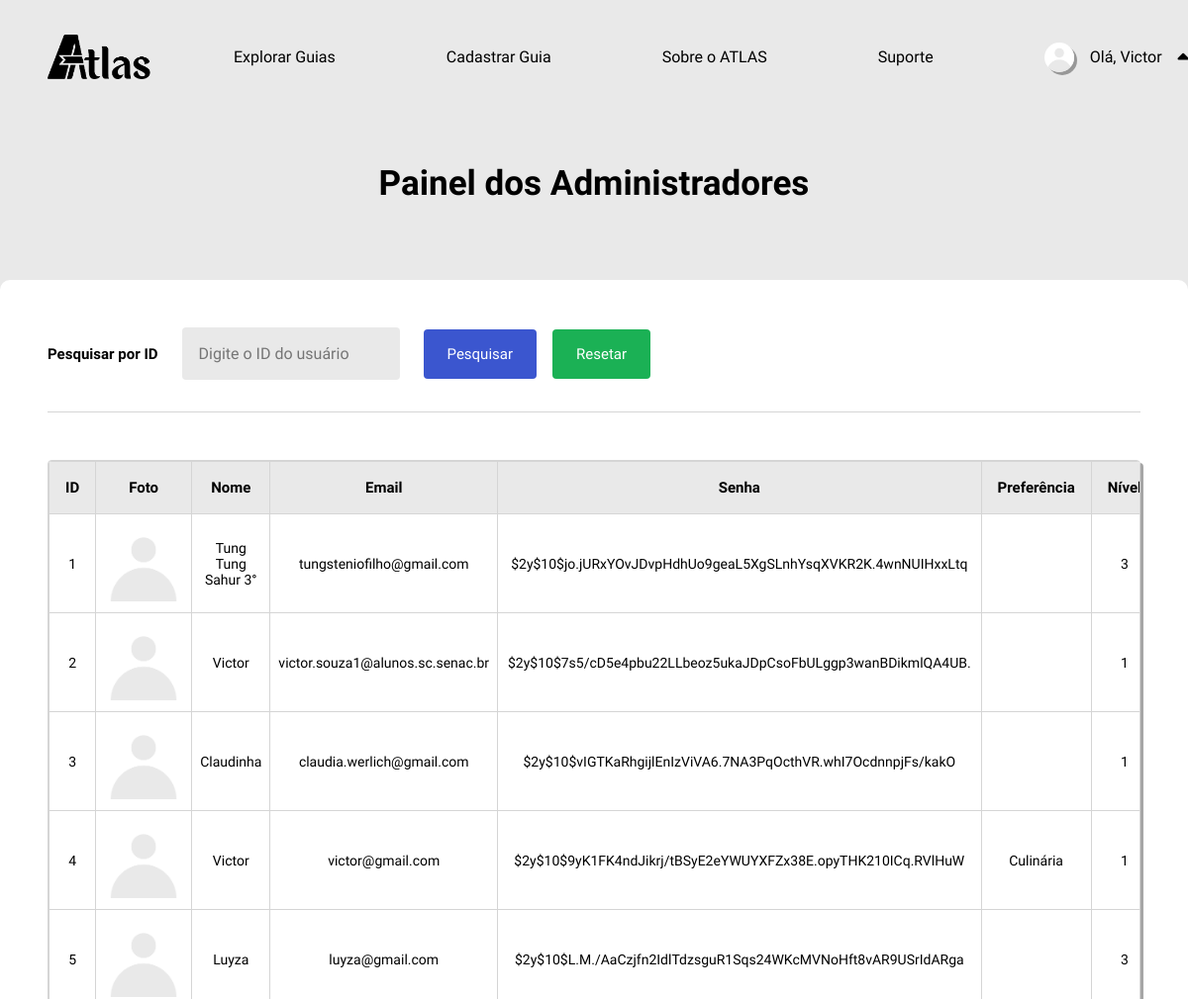
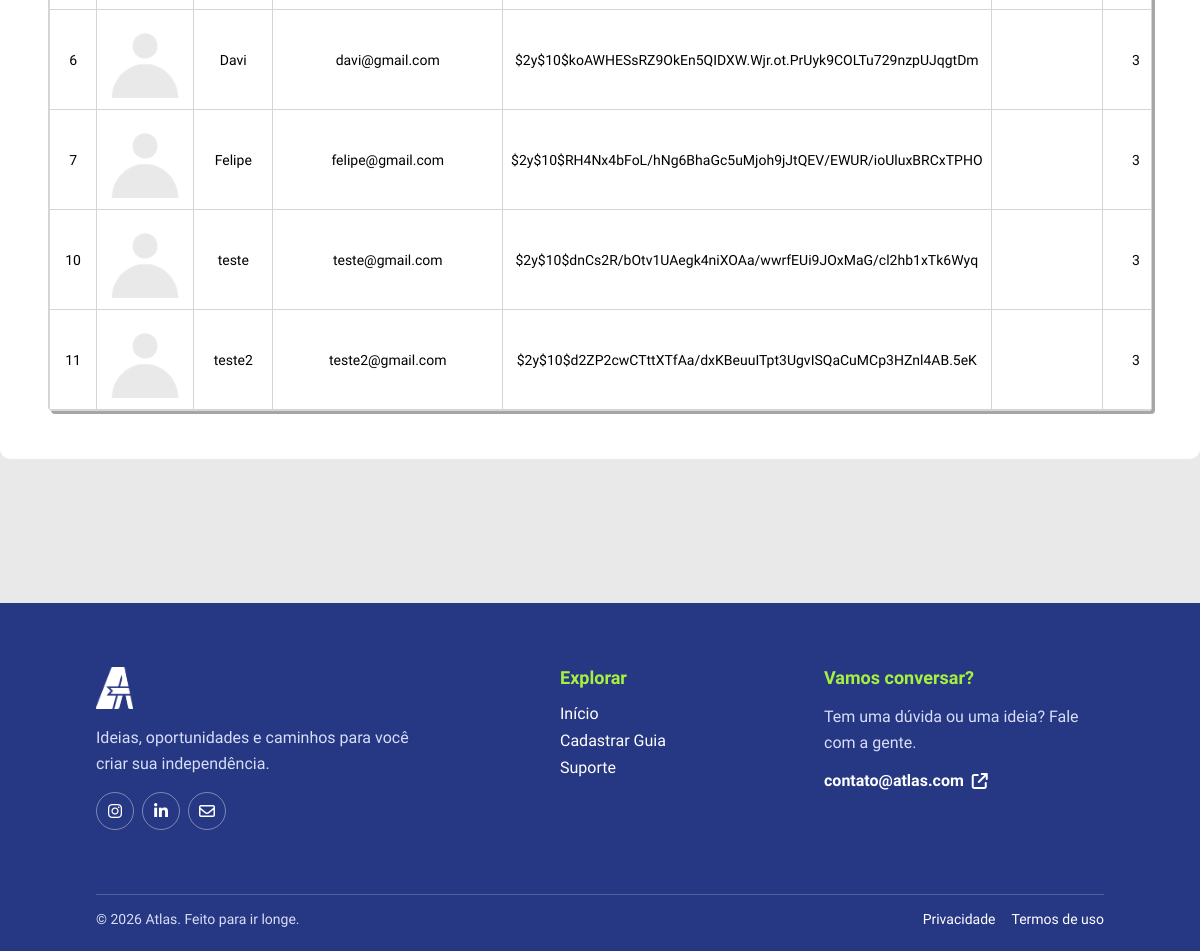
/admin.php (signed in), run on an earlier commit of the app's database (2 pictures, top to bottom).
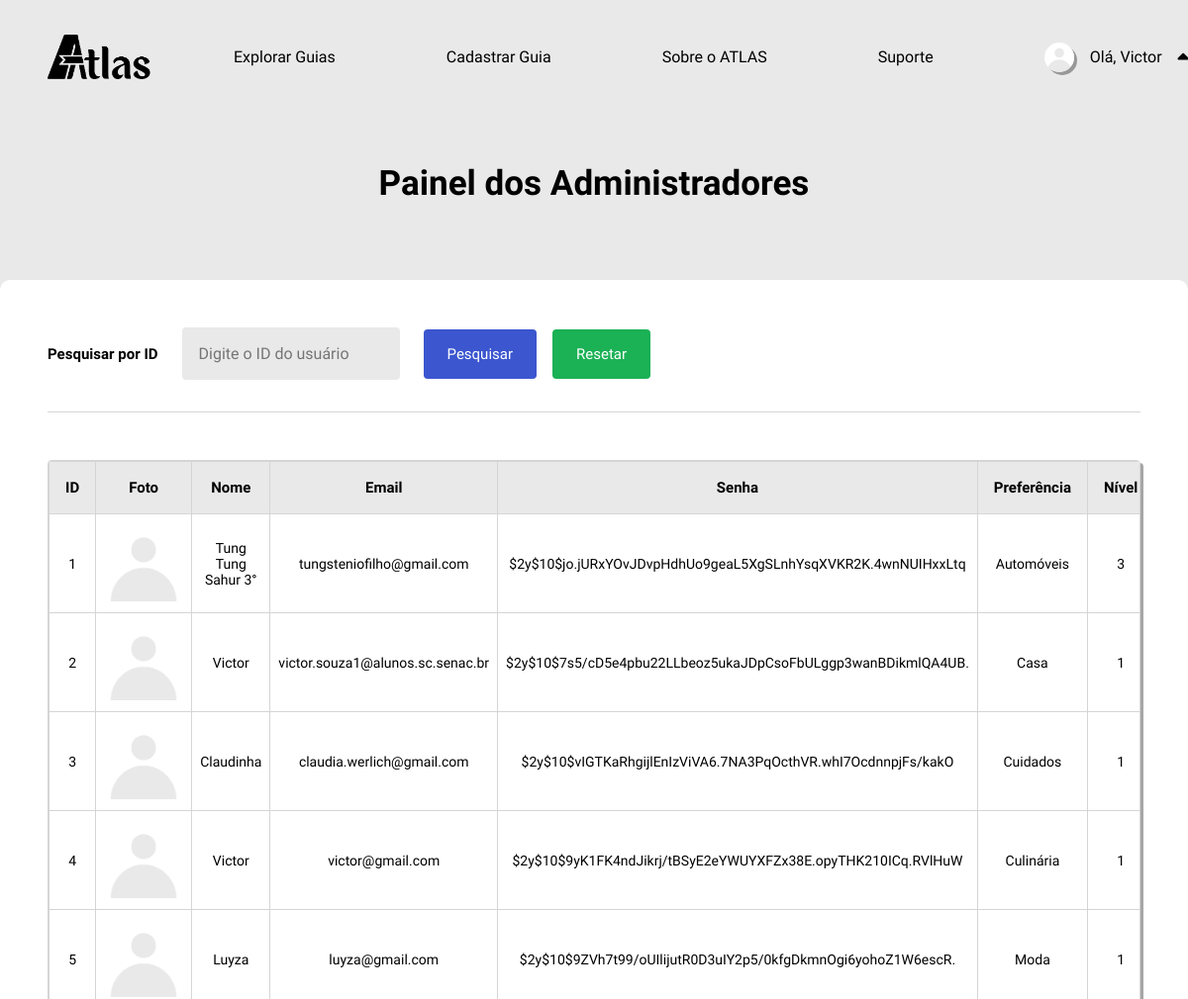
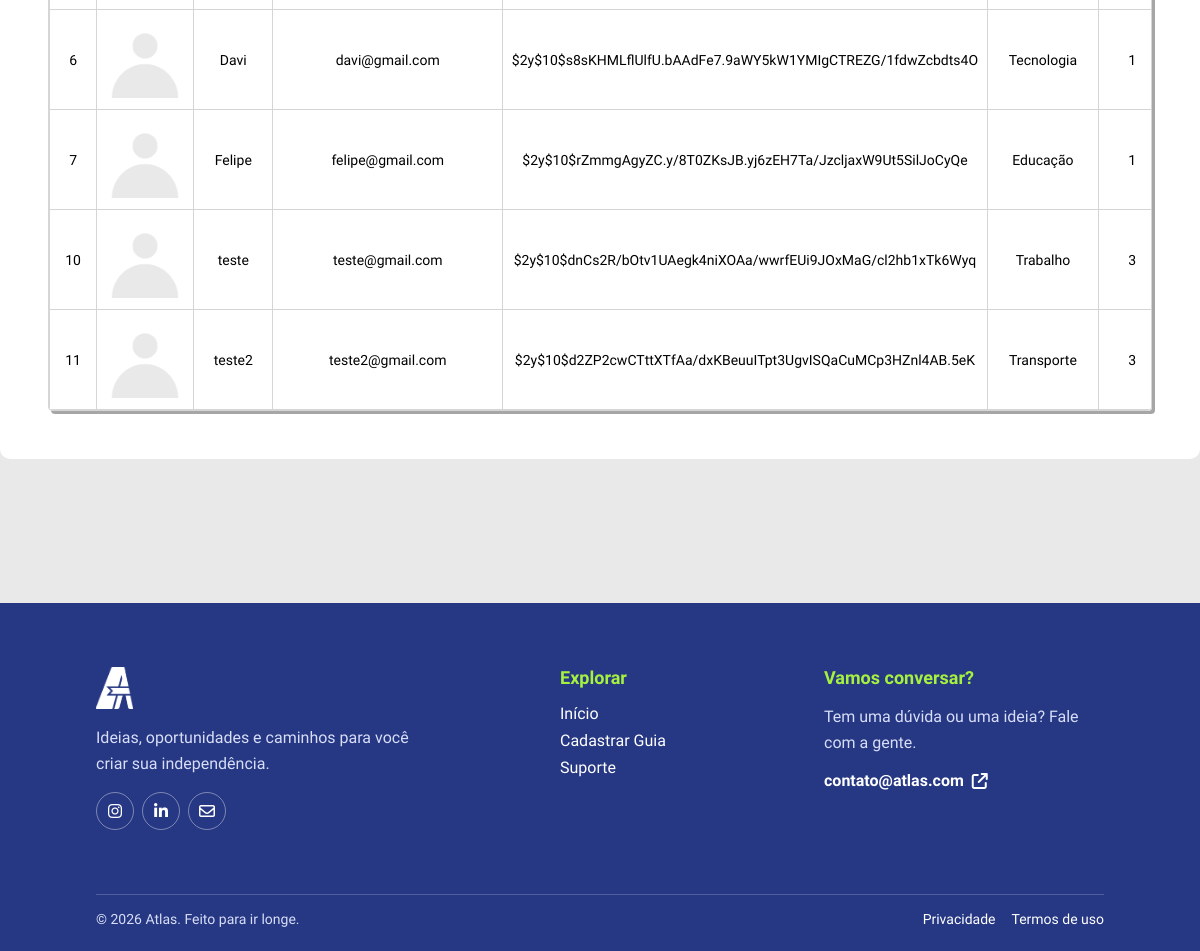
And on a later commit of the database (2 pictures, top to bottom).
### tables this page shows
CREATE TABLE `usuario` (
  `id_usuario` int(11) NOT NULL,
  `foto` blob DEFAULT NULL,
  `nome` varchar(100) NOT NULL,
  `email` varchar(150) NOT NULL,
  `senha` varchar(255) NOT NULL,
  `preferencia` enum('Automóveis','Casa','Compras','Cuidados','Culinária','Educação','Finanças','Jardinagem','Limpeza','Manutenção','Moda','Saúde','Tecnologia','Trabalho','Transporte') NOT NULL,
  `nivel` enum('1','2','3','') NOT NULL DEFAULT '3',
  `estado` enum('ativo','inativo','','') NOT NULL DEFAULT 'ativo',
  `data_criacao` datetime NOT NULL DEFAULT current_timestamp()
);

### admin.php (the view, shortened to what this page needs)
<?php
require_once __DIR__ . "/conexao.php";
function h($valor): string
{
    return htmlspecialchars((string)$valor, ENT_QUOTES, 'UTF-8');
}
?>
<!DOCTYPE html>
<html lang="pt-br">
<head>
    <link rel="stylesheet" href="https://cdnjs.cloudflare.com/ajax/libs/font-awesome/6.4.0/css/all.min.css">
    <link rel="stylesheet" href="css/admin.css">
</head>
<body>
    <header>
        <a class="logo" href="index.php" aria-label="Página inicial">
            <img src="imgs_website/logotipoatlas.png" alt="ATLAS">
        </a>
        <nav class="nav-options" aria-label="Navegação principal">
            <a class="item" href="guias.php">
                <p>Explorar Guias</p>
            </a>
            <?php if (isset($_SESSION['id'])): ?>
                <a class="item" href="cadastro_guias.php">
                    <p>Cadastrar Guia</p>
                </a>
            <?php endif; ?>
            <a class="item" href="index.php#sobre-atlas">
                <p>Sobre o ATLAS</p>
            </a>
            <a class="item" href="suporte.php">
                <p>Suporte</p>
            </a>
        </nav>
        <nav class="nav-btns" aria-label="Conta">
            <?php if (isset($_SESSION['id'])): ?>
                <div class="perfil" id="perfil">
                    <p>
                        <img class="foto" src="imgs_perfil/<?= !empty($_SESSION['foto']) ? h($_SESSION['foto']) : 'foto_padrao.png' ?>">
                        Olá, <?= h($_SESSION['nome']) ?>
                    </p>
                    <i class="fa-solid fa-caret-up" id="seta"></i>
                </div>
            <?php else: ?>
                <a class="entrar" href="login.php">Entrar</a>
            <?php endif; ?>
        </nav>
    </header>
    <h1 class="titulo"> Painel dos Administradores </h1>
    <div class="forms">
        <form class="form-pesquisar" method="POST">
            <label for="barraPesquisa">Pesquisar por ID</label>
            <input class="barra-pesquisa" type="number" min="1" id="barraPesquisa" name="barraPesquisa" placeholder="Digite o ID do usuário">
            <div class="botoes">
                <button class="btn-pesquisar" id="btnPesquisar" name="pesquisar">Pesquisar</button>
                <button class="btn-resetar" id="btnResetar" name="resetar">Resetar</button>
            </div>
        </form>
        <table>
            <tr>
                <th>ID</th>
                <th>Foto</th>
                <th>Nome</th>
                <th>Email</th>
                <th>Senha</th>
                <th>Preferência</th>
                <th>Nível</th>
            </tr>
            <?php
            if (!isset($_POST['pesquisar'])) {
                $sql = "SELECT id_usuario, foto, nome, email, senha, preferencia, nivel, estado, data_criacao FROM usuario";
            } else {
                $pesquisa = $_POST['barraPesquisa'];
                $sql = "SELECT id_usuario, foto, nome, email, senha, preferencia, nivel, estado, data_criacao FROM usuario WHERE id_usuario = '$pesquisa'";
            }
            $resultado = $conn->query($sql);
            if ($resultado->num_rows <= 0) {
                $erro = 'Não há usuários cadastrados.';
            } else {
                while ($linha = $resultado->fetch_assoc()) { ?>
                    <tr>
                        <td id="<?= $linha['id_usuario'] ?>"><?= $linha['id_usuario'] ?></td>
                        <td><img class="foto-bd" src="imgs_perfil/<?= !empty($linha['foto']) ? htmlspecialchars($linha['foto']) : 'foto_padrao.png' ?>"></td>
                        <td><?= htmlspecialchars($linha['nome']) ?></td>
                        <td><?= htmlspecialchars($linha['email']) ?></td>
                        <td><?= htmlspecialchars($linha['senha']) ?></td>
                        <td><?= htmlspecialchars($linha['preferencia']) ?></td>
                        <td><?= htmlspecialchars($linha['nivel']) ?></td>
                    </tr>
            <?php }
            } ?>
        </table>
    </div>
    <footer>
        <div class="footer-content">
            <div class="footer-brand">
                <a class="footer-logo" href="index.php" aria-label="Voltar para o início"><img src="imgs_website/logoatlas.png" alt="ATLAS"></a>
                <p>Ideias, oportunidades e caminhos para você criar sua independência.</p>
                <div class="footer-socials" aria-label="Redes sociais">
                    <a href="#" aria-label="Instagram"><i class="fa-brands fa-instagram"></i></a>
                    <a href="#" aria-label="LinkedIn"><i class="fa-brands fa-linkedin-in"></i></a>
                    <a href="mailto:contato@atlas.com" aria-label="Enviar e-mail"><i class="fa-regular fa-envelope"></i></a>
                </div>
            </div>
            <div class="footer-section">
                <h3>Explorar</h3>
                <a href="index.php">Início</a>
                <a href="cadastro_guias.php">Cadastrar Guia</a>
                <a href="suporte.php">Suporte
                </a>
            </div>
            <div class="footer-section footer-contact">
                <h3>Vamos conversar?</h3>
                <p>Tem uma dúvida ou uma ideia? Fale com a gente.</p><a href="mailto:contato@atlas.com">contato@atlas.com <i class="fa-solid fa-arrow-up-right-from-square"></i></a>
            </div>
        </div>
        <div class="footer-bottom">
            <p>&copy; <?= date('Y') ?> Atlas. Feito para ir longe.</p>
            <div><a href="#">Privacidade</a><a href="#">Termos de uso</a></div>
        </div>
    </footer>
</body>
</html>

### css/admin.css (style rules this page uses)
html { scroll-behavior: smooth; }
.titulo { display: flex; align-items: center; justify-content: center; width: 100%; height: 100px; font-size: 2.1875rem; font-weight: bold; text-align: center; }
.forms { display: flex; flex-direction: column; align-items: flex-start; justify-content: center; width: fit-content; max-width: 100%; margin: var(--space-5) auto; padding: var(--space-5); gap: var(--space-5); background-color: var(--color-surface); border-radius: var(--radius-md); }
.form-pesquisar { display: flex; flex-wrap: wrap; align-items: center; width: 100%; padding-bottom: var(--space-4); gap: var(--space-2) var(--space-3); border-bottom: 1px solid var(--color-border); }
.form-pesquisar label { font-size: 0.9375rem; font-weight: 600; white-space: nowrap; }
.barra-pesquisa { width: 220px; padding: var(--space-2); border: 1px solid transparent; border-radius: var(--radius-sm); background-color: var(--color-bg); color: var(--color-text); font-family: inherit; font-size: 1rem; appearance: none; transition: border-color var(--transition-fast); }
.botoes { display: flex; gap: var(--space-2); }
.form-pesquisar .botoes button { display: flex; align-items: center; justify-content: center; padding: var(--space-2) var(--space-3); border: none; border-radius: var(--radius-sm); color: var(--color-text-inverse); font-family: inherit; font-size: 0.9375rem; text-decoration: none; cursor: pointer; transition: background-color var(--transition-fast); }
.btn-pesquisar { background-color: var(--color-primary-light); }
.btn-resetar { background-color: var(--color-success); color: var(--color-text); }
table { display: flex; flex-direction: column; justify-self: center; width: 100%; max-width: 100%; overflow-x: auto; border: 1px solid var(--color-border); border-radius: var(--radius-sm); border-collapse: collapse; box-shadow: var(--shadow-drop); }
th { padding: var(--space-1) var(--space-2); border: 1px solid var(--color-border); background-color: var(--color-bg); font-size: 0.9375rem; text-align: center; }
td { padding: var(--space-1); border: 1px solid var(--color-border); font-size: 0.875rem; text-align: center; overflow-x: hidden; }
tr { transition: background-color var(--transition-fast); }
.foto-bd { width: 80px; aspect-ratio: 1; object-fit: cover; object-position: center; }

### css/header.css (style rules this page uses)
header { display: flex; align-items: center; justify-content: space-between; gap: var(--space-6); width: 100%; margin-bottom: 20px; padding: var(--space-4) var(--space-5); background-color: var(--color-bg); z-index: 2; }
.logo { display: flex; align-items: center; justify-content: flex-start; height: 100%; max-width: 100px; }
.logo img { display: block; width: auto; height: 45px; cursor: pointer; }
.nav-options { display: flex; align-items: center; justify-content: center; width: fit-content; height: 100%; gap: var(--space-6); }
.item { position: relative; display: flex; align-items: center; justify-content: center; width: fit-content; background-color: transparent; height: 100%; padding: var(--space-2) var(--space-3); font-size: 0.9375rem; white-space: nowrap; cursor: pointer; outline: none; border: none; font-family: 'Google Sans', sans-serif; }
.item p { color: var(--color-text); font-size: 1rem; font-weight: 400; text-decoration: none; transition: color var(--transition-fast); }
.item::after { content: ''; position: absolute; bottom: 0; left: 0; width: 0; height: 2px; border-radius: 100px; background-color: var(--color-primary-light); transition: width var(--transition-base); }
a { text-decoration: none; }
.nav-btns { display: flex; align-items: center; width: fit-content; height: 100%; gap: var(--space-3); }
.perfil { position: relative; display: flex; align-items: center; justify-content: center; gap: var(--space-2); min-width: 150px; height: 44px; padding: 0 var(--space-3); border-radius: var(--radius-md); color: var(--color-text); font-size: 14px; white-space: nowrap; cursor: pointer; }
.foto { width: 30px; aspect-ratio: 1; border-radius: 50%; object-fit: cover; object-position: center; box-shadow: var(--shadow-drop); }
.perfil p { display: flex; align-items: center; justify-content: space-between; gap: var(--space-2); min-width: 100px; font-size: 1rem; white-space: nowrap; }
#seta { font-size: 18px; transition: rotate var(--transition-base); }

What changed in the data, as far as the page shows it:
changed usuario "Tung Tung Sahur 3°": preferencia (not shown) → "Automóveis"
changed usuario "victor.souza1@alunos.sc.senac.br": preferencia (not shown) → "Casa"
changed usuario "Claudinha": preferencia (not shown) → "Cuidados"
changed usuario "Luyza": senha "$2y$10$L.M./AaCzjfn2IdlTdzsguR1Sqs24WKcMVNoHft8vAR9USrIdARga" → "$2y$10$9ZVh7t99/oUIlijutR0D3uIY2p5/0kfgDkmnOgi6yohoZ1W6escR."; preferencia (not shown) → "Moda"; nivel "3" → "1"
changed usuario "Davi": senha "$2y$10$koAWHESsRZ9OkEn5QIDXW.Wjr.ot.PrUyk9COLTu729nzpUJqgtDm" → "$2y$10$s8sKHMLflUlfU.bAAdFe7.9aWY5kW1YMIgCTREZG/1fdwZcbdts4O"; preferencia (not shown) → "Tecnologia"; nivel "3" → "1"
changed usuario "Felipe": senha "$2y$10$RH4Nx4bFoL/hNg6BhaGc5uMjoh9jJtQEV/EWUR/ioUluxBRCxTPHO" → "$2y$10$rZmmgAgyZC.y/8T0ZKsJB.yj6zEH7Ta/JzcljaxW9Ut5SilJoCyQe"; preferencia (not shown) → "Educação"; nivel "3" → "1"
changed usuario "teste": preferencia (not shown) → "Trabalho"
changed usuario "teste2": preferencia (not shown) → "Transporte"
